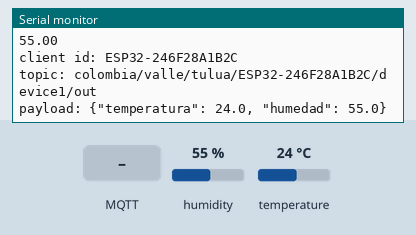
This program was run on a simulated ESP32. Parts: the last lines printed to the serial monitor. The inputs (shaded band) are chosen by the test bench; at power-on: humidity 55 %, temperature 24 °C. WiFi joins after 1.5 s; servers stay silent unless stated; a WiFi scan finds three made-up networks; the local clock reads 2024-03-15 10:24:30 at power-on unless the program sets it; no MQTT or app messages arrive unless stated.

Above: at 6.2 s.
6.3 s: MQTT message "ALERT" arrives on the first subscribed topic
At 6.9 s:
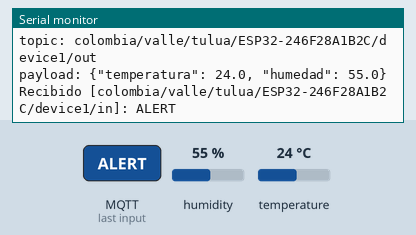
8.6 s: MQTT message "1" arrives on the first subscribed topic
At 8.89 s:
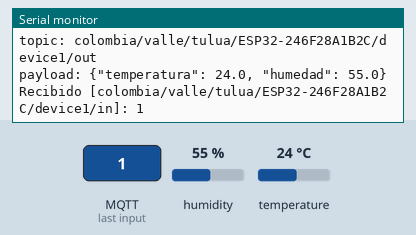
10.1 s: MQTT message "on" arrives on the first subscribed topic
At 10.9 s:
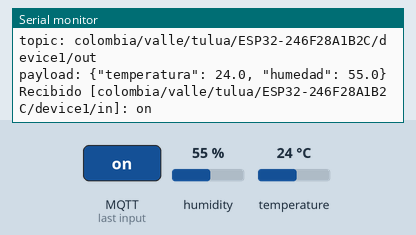
11.6 s: MQTT message "off" arrives on the first subscribed topic
At 12.3 s:
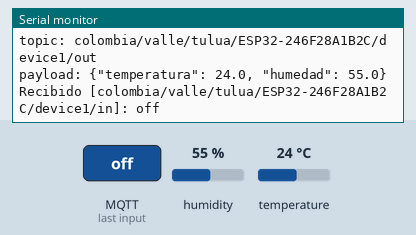
13.1 s: humidity set to 22 %
At 13.8 s:
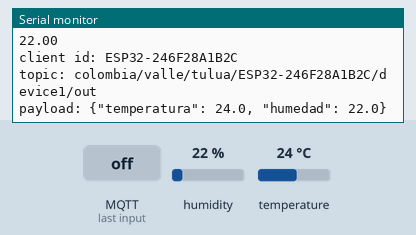
14.6 s: temperature set to 12 °C
At 16.5 s:
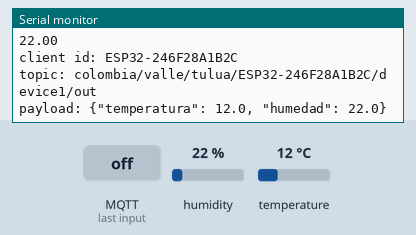
Timing chart, 0 to 17.1 s (numbered marks = the images above; inputs shaded):
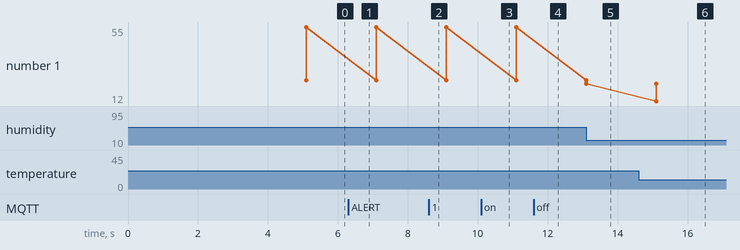

Measured:
- after the input at 6.3 s, the serial monitor: prints a new line at once (image 1)
- after the input at 8.6 s, the serial monitor: prints a new line at once (image 2)
- after the input at 10.1 s, the serial monitor: prints a new line at once (image 3)
- after the input at 11.6 s, the serial monitor: prints a new line at once (image 4)
- after the input at 13.1 s, the serial monitor: prints a new line at once (image 5)
- after the input at 14.6 s, the serial monitor: prints a new line after 0.50 s (image 6)
- plotted number 1: 55 → 22 after the input at 13.1 s

The program:

main.cpp
```cpp
// (licence header left out)
#include <WiFi.h>
#include <libiot.h>
#include <libwifi.h>

SensorData data;  // Estructura para almacenar los datos de temperatura y humedad del SHT21
time_t hora;      // Timestamp de la hora actual

/**
 * Configura el dispositivo para conectarse a la red WiFi y ajusta parametros IoT
 */
void setup() {
  Serial.begin(115200);     // Paso 1. Inicializa el puerto serie
  listWiFiNetworks();       // Paso 2. Lista las redes WiFi disponibles
  delay(1000);              // -- Espera 1 segundo para ver las redes disponibles
  startWiFi("");            // Paso 5. Inicializa el servicio de WiFi
  setupIoT();               // Paso 6. Inicializa el servicio de IoT
  hora = setTime();         // Paso 7. Ajusta el tiempo del dispositivo con servidores SNTP
}

// Función loop
void loop() {
  checkWiFi();                                                   // Paso 1. Verifica la conexión a la red WiFi y si no está conectado, intenta reconectar
  checkMQTT();                                                   // Paso 2. Verifica la conexión al servidor MQTT y si no está conectado, intenta reconectar
  String message = checkAlert();                                 // Paso 3. Verifica si hay alertas y las retorna en caso de haberlas
  if(measure(&data)){                                            // Paso 4. Realiza una medición de temperatura y humedad
    Serial.println(message);
    Serial.println(hora);
    Serial.println(data.temperature);
    Serial.println(data.humidity);                               // Paso 5. Muestra en el puerto serial el mensaje recibido, las medidas de temperatura y humedad
    sendSensorData(data.temperature, data.humidity);             // Paso 6. Envía los datos de temperatura y humedad al servidor MQTT
  }
}
```

secrets.cpp
```cpp
// (licence header left out)
#include <WiFiClientSecure.h>
#include <PubSubClient.h>
#include <time.h>
#include <Arduino.h>
#include <WiFiClientSecure.h>
#include <PubSubClient.h>
#include <libiot.h>
#include <libwifi.h>
#include <stdio.h>

/*********** Inicio de parametros configurables por el usuario *********/

// Cambia estos valores por los de su red y servidor MQTT
// Los topicos deben tener la estructura: <país>/<estado>/<ciudad>/<usuario>/out
#define COUNTRY "colombia"                        ///< País donde se encuentra el dispositivo
#define STATE "valle"                             ///< Estado donde se encuentra el dispositivo
#define CITY "tulua"                              ///< Ciudad donde se encuentra el dispositivo
#define MQTT_SERVER "iot.denkitronik.com"         ///< Servidor MQTT
#define MQTT_PORT 8883                            ///< Puerto seguro (TLS)
#define MQTT_USER "device1"                       ///< Usuario MQTT no adninistrador
#define MQTT_PASSWORD "a1b2c3d4"                  ///< Contraseña del usuario MQTT

// Variables de configuración de la red WiFi
// Cambia estos valores por los de su red WiFi
#define SSID "Red"                             ///< Cambia por el nombre de tu red WiFi
#define PASSWORD "Felipe1701"                    ///< Cambia por la contraseña de tu red WiFi

/*********** Fin de parametros configurables por el usuario ***********/


/* Constantes de configuración del servidor MQTT, no cambiar */
const char* mqtt_server = MQTT_SERVER;            ///< Dirección de tu servidor MQTT
const int mqtt_port = MQTT_PORT;                  ///< Puerto seguro (TLS)
const char* mqtt_user = MQTT_USER;                ///< Usuario MQTT
const char* mqtt_password = MQTT_PASSWORD;        ///< Contraseña MQTT

// Obtener la MAC Address
String macAddress = getMacAddress();
const char * client_id = macAddress.c_str();      ///< ID del cliente MQTT

// Tópicos de publicación y suscripción
String mqtt_topic_pub( String(COUNTRY) + "/" + String(STATE) + "/"+ String(CITY) + "/" + String(client_id) + "/" + String(mqtt_user) + "/out");
String mqtt_topic_sub( String(COUNTRY) + "/" + String(STATE) + "/"+ String(CITY) + "/" + String(client_id) + "/" + String(mqtt_user) + "/in");

// Convertir los tópicos a constantes de tipo char*
const char * MQTT_TOPIC_PUB = mqtt_topic_pub.c_str();
const char * MQTT_TOPIC_SUB = mqtt_topic_sub.c_str();

// Certificado raíz de Let's Encrypt (ISRG Root X1) en formato PEM
const char* root_ca = \
"-----BEGIN CERTIFICATE-----\n" \
"MIIFazCCA1OgAwIBAgIRAIIQz7DSQONZRGPgu2OCiwAwDQYJKoZIhvcNAQELBQAw\n" \
"TzELMAkGA1UEBhMCVVMxKTAnBgNVBAoTIEludGVybmV0IFNlY3VyaXR5IFJlc2Vh\n" \
"cmNoIEdyb3VwMRUwEwYDVQQDEwxJU1JHIFJvb3QgWDEwHhcNMTUwNjA0MTEwNDM4\n" \
"WhcNMzUwNjA0MTEwNDM4WjBPMQswCQYDVQQGEwJVUzEpMCcGA1UEChMgSW50ZXJu\n" \
"ZXQgU2VjdXJpdHkgUmVzZWFyY2ggR3JvdXAxFTATBgNVBAMTDElTUkcgUm9vdCBY\n" \
"MTCCAiIwDQYJKoZIhvcNAQEBBQADggIPADCCAgoCggIBAK3oJHP0FDfzm54rVygc\n" \
"h77ct984kIxuPOZXoHj3dcKi/vVqbvYATyjb3miGbESTtrFj/RQSa78f0uoxmyF+\n" \
"0TM8ukj13Xnfs7j/EvEhmkvBioZxaUpmZmyPfjxwv60pIgbz5MDmgK7iS4+3mX6U\n" \
"A5/TR5d8mUgjU+g4rk8Kb4Mu0UlXjIB0ttov0DiNewNwIRt18jA8+o+u3dpjq+sW\n" \
"T8KOEUt+zwvo/7V3LvSye0rgTBIlDHCNAymg4VMk7BPZ7hm/ELNKjD+Jo2FR3qyH\n" \
"B5T0Y3HsLuJvW5iB4YlcNHlsdu87kGJ55tukmi8mxdAQ4Q7e2RCOFvu396j3x+UC\n" \
"B5iPNgiV5+I3lg02dZ77DnKxHZu8A/lJBdiB3QW0KtZB6awBdpUKD9jf1b0SHzUv\n" \
"KBds0pjBqAlkd25HN7rOrFleaJ1/ctaJxQZBKT5ZPt0m9STJEadao0xAH0ahmbWn\n" \
"OlFuhjuefXKnEgV4We0+UXgVCwOPjdAvBbI+e0ocS3MFEvzG6uBQE3xDk3SzynTn\n" \
"jh8BCNAw1FtxNrQHusEwMFxIt4I7mKZ9YIqioymCzLq9gwQbooMDQaHWBfEbwrbw\n" \
"qHyGO0aoSCqI3Haadr8faqU9GY/rOPNk3sgrDQoo//fb4hVC1CLQJ13hef4Y53CI\n" \
"rU7m2Ys6xt0nUW7/vGT1M0NPAgMBAAGjQjBAMA4GA1UdDwEB/wQEAwIBBjAPBgNV\n" \
"HRMBAf8EBTADAQH/MB0GA1UdDgQWBBR5tFnme7bl5AFzgAiIyBpY9umbbjANBgkq\n" \
"hkiG9w0BAQsFAAOCAgEAVR9YqbyyqFDQDLHYGmkgJykIrGF1XIpu+ILlaS/V9lZL\n" \
"ubhzEFnTIZd+50xx+7LSYK05qAvqFyFWhfFQDlnrzuBZ6brJFe+GnY+EgPbk6ZGQ\n" \
"3BebYhtF8GaV0nxvwuo77x/Py9auJ/GpsMiu/X1+mvoiBOv/2X/qkSsisRcOj/KK\n" \
"NFtY2PwByVS5uCbMiogziUwthDyC3+6WVwW6LLv3xLfHTjuCvjHIInNzktHCgKQ5\n" \
"ORAzI4JMPJ+GslWYHb4phowim57iaztXOoJwTdwJx4nLCgdNbOhdjsnvzqvHu7Ur\n" \
"TkXWStAmzOVyyghqpZXjFaH3pO3JLF+l+/+sKAIuvtd7u+Nxe5AW0wdeRlN8NwdC\n" \
"jNPElpzVmbUq4JUagEiuTDkHzsxHpFKVK7q4+63SM1N95R1NbdWhscdCb+ZAJzVc\n" \
"oyi3B43njTOQ5yOf+1CceWxG1bQVs5ZufpsMljq4Ui0/1lvh+wjChP4kqKOJ2qxq\n" \
"4RgqsahDYVvTH9w7jXbyLeiNdd8XM2w9U/t7y0Ff/9yi0GE44Za4rF2LN9d11TPA\n" \
"mRGunUHBcnWEvgJBQl9nJEiU0Zsnvgc/ubhPgXRR4Xq37Z0j4r7g1SgEEzwxA57d\n" \
"emyPxgcYxn/eR44/KJ4EBs+lVDR3veyJm+kXQ99b21/+jh5Xos1AnX5iItreGCc=\n" \
"-----END CERTIFICATE-----\n";

long long int measureTime = millis();   // Tiempo de la última medición
long long int alertTime = millis();     // Tiempo en que inició la última alerta
WiFiClientSecure espClient;             // Conexión TLS/SSL con el servidor MQTT
PubSubClient client(espClient);         // Cliente MQTT para la conexión con el servidor
time_t now;                             // Timestamp de la fecha actual.
const char* ssid = SSID;                // Cambia por el nombre de tu red WiFi
const char* password = PASSWORD;        // Cambia por la contraseña de tu red WiFi
```

libiot.cpp
```cpp
// (licence header left out)
#include <libiot.h>
#include <SHTSensor.h>

SHTSensor sht;     //Sensor SHT21
String alert = ""; //Mensaje de alerta
extern const char * client_id;  //ID del cliente MQTT


/**
 * Consulta y guarda el tiempo actual con servidores SNTP.
 */
time_t setTime() {
  //Sincroniza la hora del dispositivo con el servidor SNTP (Simple Network Time Protocol)
  Serial.print("Ajustando el tiempo usando SNTP");
  configTime(-5 * 3600, 0, "pool.ntp.org", "time.nist.gov"); //Configura la zona horaria y los servidores SNTP
  now = time(nullptr);              //Obtiene la hora actual
  while (now < 1700000000) {        //Espera a que el tiempo sea mayor a 1700000000 (1 de enero de 2024)
    delay(500);                     //Espera 500ms antes de volver a intentar obtener la hora
    Serial.print(".");
    now = time(nullptr);            //Obtiene la hora actual
  }
  Serial.println(" hecho!");
  struct tm timeinfo;               //Estructura que almacena la información de la hora
  gmtime_r(&now, &timeinfo);        //Obtiene la hora actual
  Serial.print("Tiempo actual: ");  //Una vez obtiene la hora, imprime en el monitor el tiempo actual
  Serial.print(asctime(&timeinfo));
  return now;
}

/**
 * Conecta el dispositivo con el bróker MQTT usando
 * las credenciales establecidas.
 * Si ocurre un error lo imprime en la consola.
 */
void checkMQTT() {
  if (!client.connected()) {
    reconnect();
  }
  client.loop();
}

/**
 * Adquiere la dirección MAC del dispositivo y la retorna en formato de cadena.
 */
String getMacAddress() {
  uint8_t mac[6];
  char macStr[18];
  WiFi.macAddress(mac);
  snprintf(macStr, sizeof(macStr), "ESP32-%02X%02X%02X%02X%02X%02X",
           mac[0], mac[1], mac[2], mac[3], mac[4], mac[5]);
  return String(macStr);
}


/**
 * Función que se ejecuta cuando se establece conexión con el servidor MQTT
 */
void reconnect() {
  while (!client.connected()) { //Mientras no esté conectado al servidor MQTT
    Serial.print("Conectando al servidor MQTT...");
    if (client.connect(client_id, mqtt_user, mqtt_password)) { //Intenta conectarse al servidor MQTT
      Serial.println("Conectado");
      client.subscribe(MQTT_TOPIC_SUB); //Se suscribe al tópico de suscripción
      Serial.println("Suscripción a " + String(MQTT_TOPIC_SUB));
    } else {
      Serial.println("Problema con la conexión, revise los valores de las constantes MQTT");
      int state = client.state();
      Serial.print("Código de error = ");
      alert = "MQTT error: " + String(state);
      Serial.println(state);
      if ( client.state() == MQTT_CONNECT_UNAUTHORIZED ) ESP.deepSleep(0);
      delay(5000); // Espera 5 segundos antes de volver a intentar
    }
  }
}


/**
 * Función setupIoT que configura el certificado raíz, el servidor MQTT y el puerto
 */
void setupIoT() {
  Wire.begin();                 //Inicializa el bus I2C
  espClient.setCACert(root_ca); //Configura el certificado raíz de la autoridad de certificación
  client.setServer(mqtt_server, mqtt_port);   //Configura el servidor MQTT y el puerto seguro
  client.setCallback(receivedCallback);       //Configura la función que se ejecutará cuando lleguen mensajes a la suscripción
  setTime();                    //Ajusta el tiempo del dispositivo con servidores SNTP
  setupSHT();                   //Configura el sensor SHT21
}


/**
 * Configura el sensor SHT21
 */
void setupSHT() {

  if (sht.init()) Serial.print("SHT init(): Exitoso\n");
  else Serial.print("SHT init(): Fallido\n");

}


/**
 * Verifica si ya es momento de hacer las mediciones de las variables.
 * si ya es tiempo, mide y envía las mediciones.
 */
bool measure(SensorData * data) {
  if ((millis() - measureTime) >= MEASURE_INTERVAL * 1000 ) {
    Serial.println("\nMidiendo variables...");
    measureTime = millis();
    if (sht.readSample()) {
        data->temperature = sht.getTemperature();
        data->humidity = sht.getHumidity();
        Serial.print("↑Sensor SHT ❖ Humedad: ");
        Serial.print(data->humidity, 2);
        Serial.print(" %RH ❖ Temperatura: ");
        Serial.print(data->temperature, 2);
        Serial.println(" °C");
        return true;
    } else {
        Serial.print("Error leyendo la muestra\n");
        return false;
    }
  }
  return false;
}

/**
 * Verifica si ha llegdo alguna alerta al dispositivo.
 * Si no ha llegado devuelve OK, de lo contrario retorna la alerta.
 * También asigna el tiempo en el que se dispara la alerta.
 */
String checkAlert() {
  if (alert.length() != 0) {
    if ((millis() - alertTime) >= ALERT_DURATION * 1000 ) {
      alert = "";
      alertTime = millis();
    }
    return alert;
  } else return "OK";
}

/**
 * Publica la temperatura y humedad dadas al tópico configurado usando el cliente MQTT.
 */
void sendSensorData(float temperatura, float humedad) {
  String data = "{";
  data += "\"temperatura\": "+ String(temperatura, 1) +", ";
  data += "\"humedad\": "+ String(humedad, 1);
  data += "}";
  char payload[data.length()+1];
  data.toCharArray(payload,data.length()+1);
  Serial.println("client id: " + String(client_id) + "\ntopic: " + String(MQTT_TOPIC_PUB) + "\npayload: " + data);
  client.publish(MQTT_TOPIC_PUB, payload);
}


/**
 * Función que se ejecuta cuando llega un mensaje a la suscripción MQTT.
 * Construye el mensaje que llegó y si contiene ALERT lo asgina a la variable
 * alert que es la que se lee para mostrar los mensajes.
 */
void receivedCallback(char* topic, byte* payload, unsigned int length) {
  Serial.print("Recibido [");
  Serial.print(topic);
  Serial.print("]: ");
  String data = ""; // Se inicializa con un string vacío
  for (int i = 0; i < length; i++) data += String((char)payload[i]); // Se recorre el payload y se va concatenando al string data
  Serial.println(data);
  if (data.indexOf("ALERT") >= 0) alert = data; // Si el mensaje contiene la palabra ALERT, se asigna a la variable alert
}
```

libiot.h
```cpp
// (licence header left out)
#ifndef LIBIOT_H
#define LIBIOT_H

#include <WiFiClientSecure.h>
#include <PubSubClient.h>
#include <time.h>
#include <Arduino.h>
#include <WiFiClientSecure.h>
#include <PubSubClient.h>
#include <SHTSensor.h>

#define MEASURE_INTERVAL 2          ///< Intervalo en segundos de las mediciones
#define ALERT_DURATION 60           ///< Duración aproximada en la pantalla de las alertas que se reciban

extern const char* MQTT_TOPIC_PUB; ///< El tópico de publicación debe tener estructura: <país>/<estado>/<ciudad>/<usuario>/out
extern const char* MQTT_TOPIC_SUB; ///< El tópico de publicación debe tener estructura: <país>/<estado>/<ciudad>/<usuario>/out
extern const char* mqtt_server;     ///< Cambia por la dirección de tu servidor MQTT
extern const int mqtt_port;         ///< Puerto seguro (TLS)
extern const char* mqtt_user;       ///< Cambia por tu usuario MQTT
extern const char* mqtt_password;   ///< Cambia por tu contraseña MQTT
extern const char* root_ca;         ///< Certificado raíz de la autoridad de certificación en formato PEM
extern WiFiClientSecure espClient;  ///< Conexión TLS/SSL
extern PubSubClient client;         ///< Cliente MQTT

extern time_t now;                  ///< Timestamp de la fecha actual.
extern long long int measureTime;   ///< Tiempo de la última medición
extern long long int alertTime;     ///< Tiempo en que inició la última alerta
extern String alert;                ///< Mensaje para mostrar en la pantalla
extern SHTSensor sht;               ///< Sensor SHT21

typedef struct {
  float temperature;
  float humidity;
} SensorData;

time_t setTime();                   ///< Función setTime que ajusta el tiempo del dispositivo con servidores SNTP
bool measure(SensorData * data);    ///< Función measure que verifica si ya es momento de hacer las mediciones de las variables
void reconnect();                   ///< Función que se ejecuta cuando se establece conexión con el servidor MQTT
void setupIoT();                    ///< Función setupIoT que configura el certificado raíz, el servidor MQTT y el puerto
void setupSHT();                    ///< Función setupSHT que configura el sensor SHT21
void checkMQTT();                   ///< Función checkMQTT que verifica si el dispositivo está conectado al broker MQTT y si no lo está, intenta reconectar
String checkAlert();                ///< Función checkAlert que verifica si ha llegado alguna alerta al dispositivo
void receivedCallback(char* topic, byte* payload, unsigned int length); ///< Función receivedCallback que se ejecuta cuando llega un mensaje a la suscripción MQTT
void sendSensorData(float temperatura, float humedad); ///< Función sendSensorData que publica la temperatura y humedad dadas al tópico configurado usando el cliente MQTT
String getMacAddress();             ///< Función getMacAddress que adquiere la dirección MAC del dispositivo y la retorna en formato de cadena

#endif /* LIBIOT_H */
```

libwifi.cpp
```cpp
#include <WiFiClient.h>
#include <WiFi.h>
#include <libwifi.h>


/**
 * Verifica si el dispositivo está conectado al WiFi.
 * Si no está conectado intenta reconectar a la red.
 * Si está conectado, intenta conectarse a MQTT si aún
 * no se tiene conexión.
 */
void checkWiFi() {
  if (WiFi.status() != WL_CONNECTED){
    Serial.print("Probando WiFi");
    while (WiFi.waitForConnectResult() != WL_CONNECTED){
      WiFi.begin(ssid, password);
      Serial.print(".");
      delay(10);
    }
    Serial.println("Conectado");
  }
}

/**
 * Imprime en consola la cantidad de redes WiFi disponibles y
 * sus nombres.
 */
void listWiFiNetworks() {
  int numberOfNetworks = WiFi.scanNetworks();
  Serial.println("\nNumber of networks: ");
  Serial.print(numberOfNetworks);
  for(int i =0; i<numberOfNetworks; i++){
      Serial.println(WiFi.SSID(i));

  }
}

/**
 * Adquiere la dirección MAC del dispositivo y la retorna en formato de cadena.
 */
String getHostname() {
  uint8_t mac[6];
  char macStr[18];
  WiFi.macAddress(mac);
  snprintf(macStr, sizeof(macStr), "%02X:%02X:%02X:%02X:%02X:%02X",
           mac[0], mac[1], mac[2], mac[3], mac[4], mac[5]);
  return String(macStr);
}

/**
 * Inicia el servicio de WiFi e intenta conectarse a la red WiFi específicada en las constantes.
 */
void startWiFi(String hostname) {
  WiFi.mode(WIFI_STA);
  WiFi.begin(ssid, password);
  Serial.println("(\n\nIntentando conectar a SSID: ");
  Serial.print(ssid);
  while (WiFi.status() != WL_CONNECTED) {
    switch(WiFi.status()) {
    case WL_NO_SSID_AVAIL:
      Serial.print("\nNo se encuentra la red WiFi: ");
      Serial.print(ssid);
      break;
    case WL_CONNECTION_LOST:
      Serial.println("\nSe perdio la conexion con la red WiFi.");
      break;
    case WL_DISCONNECTED:
      Serial.println("\nSe desconecto de la red WiFi.");
      break;
    case WL_CONNECT_FAILED:
      Serial.println("\nNo se ha logrado conectar con la red, resetee el node y vuelva a intentar");
      break;
    }
    WiFi.begin(ssid, password);
    Serial.print(".");
    delay(1000);
  }
  Serial.println("Conectado!");
}
```

libwifi.h
```cpp
// (licence header left out)
#ifndef LIBWIFI_H
#define LIBWIFI_H

extern const char* ssid;            //< Cambia por el nombre de tu red WiFi
extern const char* password;        //< Cambia por la contraseña de tu red WiFi
void listWiFiNetworks();            //< Función para listar las redes WiFi disponibles
void startWiFi(String hostname);    //< Función para iniciar el servicio de WiFi
void checkWiFi();                   //< Función para verificar la conexión a la red WiFi
#endif /* LIBWIFI_H */
```
